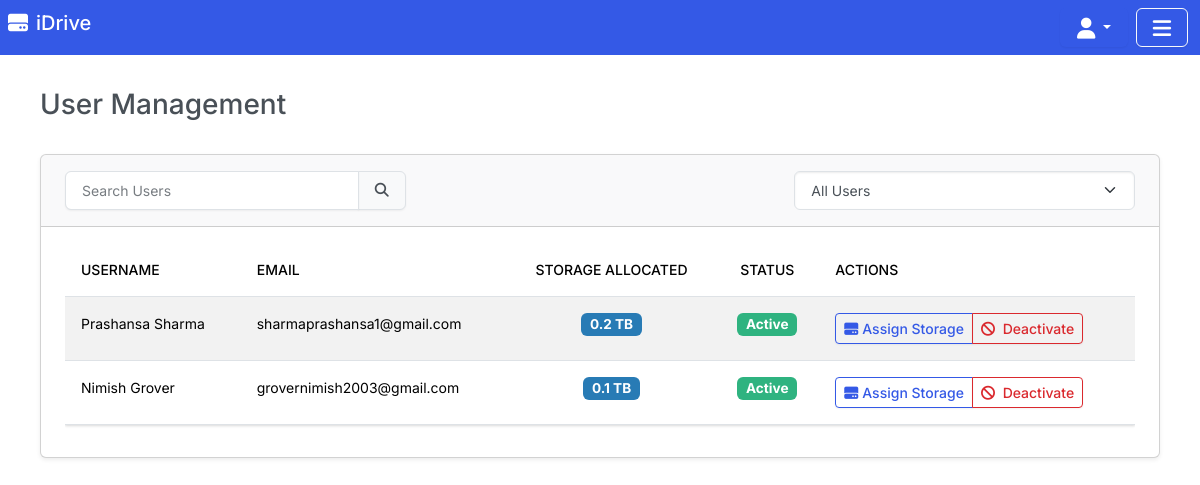
Before: /auth/manage_users (signed in) with the older database file.
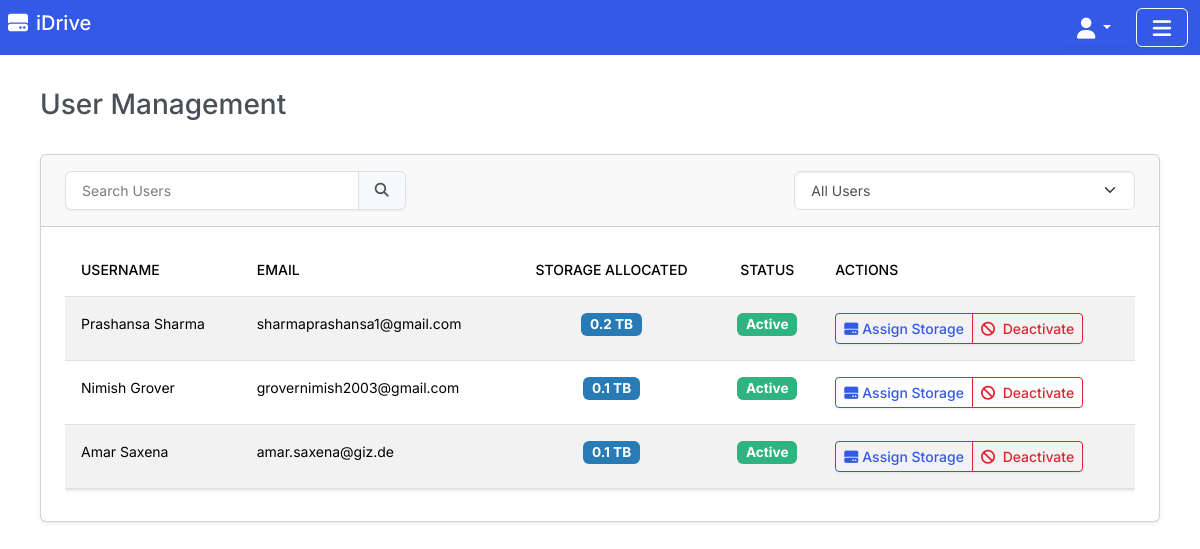
After: the same page with the newer database file.
### app/models/user_config.py (models this page shows, shortened)
class UserConfig(db.Model):
    __tablename__ = "user_config"
    id = db.Column(db.Integer, primary_key=True)
    folder_name = db.Column(db.String(100))
    max_size = db.Column(db.String(100))
    user_id = db.Column(db.Integer, db.ForeignKey("users.id"), nullable=False)
    user = db.relationship("User", backref=db.backref('users', lazy='dynamic'))

### app/models/users.py (models this page shows, shortened)
class User(UserMixin, db.Model):
    __tablename__ = "users"
    id = db.Column(db.Integer, primary_key=True)
    username = db.Column(db.String(100))
    email = db.Column(db.String(100))
    password = db.Column(db.String(300))
    isActive = db.Column(db.Boolean, nullable=False, default=False)
    isAdmin = db.Column(db.Boolean, nullable=False, default=False)
    @classmethod
    def get_all(cls):
        query = db.session.query(
            cls.id,
            cls.username,
            cls.isActive,
            cls.email,
            UserConfig.max_size
        ).join(UserConfig, cls.id == UserConfig.user_id
        ).order_by(cls.id)
        results = query.all()
        if results:
            json_data = [{
                'id': item.id,
                'username': item.username,
                'is_active': item.isActive,
                'email':item.email,
                'storage_volume': item.max_size
            } for item in results]
        return json_data

### app/routes/auth.py (the view, shortened to what this page needs)
@blp.route('/manage_users', methods=['POST','GET'])
@login_required
def manage_users():
    if current_user.isAdmin:
        users = User.get_all()
        message = get_message()
        return render_template('auth/manage_users.html',
                            flash_message = message,
                            users=users,
                            user_data=json.dumps(users))
    else:
        flash('You must be admin to view this page!')
        return redirect(url_for('auth.login'))

### app/routes/auth.py (called while the page is built)
def get_message():
    messages = get_flashed_messages()
    return messages

### app/templates/auth/manage_users.html (shortened to what this page needs)
{% extends "base.html" %}
{% block content %}
<div class="container-fluid px-4">
    <div class="d-flex justify-content-between align-items-center my-4">
        <h1 class="h3">User Management</h1>
    </div>
    <div class="card shadow-sm">
        <div class="card-header">
            <div class="row justify-content-between">
                <div class="col-md-4">
                    <div class="input-group">
                        <input type="text" id="searchInput" class="form-control" placeholder="Search Users"
                            aria-describedby="searchInput_2">
                        <span class="input-group-text" id="searchInput_2"><i
                                class="fa-solid fa-magnifying-glass"></i></span>
                    </div>
                </div>
                <div class="col-md-4">
                    <select id="statusFilter" class="form-select">
                        <option value="">All Users</option>
                    </select>
                </div>
            </div>
        </div>
        <div class="card-body">
            <div class="table-responsive">
                <table class="table table-striped table-hover" id="usersTable">
                    <thead>
                        <tr>
                            <th>Username</th>
                            <th>Email</th>
                            <th class="text-center">Storage Allocated</th>
                            <th class="text-center">Status</th>
                            <th>Actions</th>
                        </tr>
                    </thead>
                    <tbody>
                        {% for user in users %}
                        <tr>
                            <td>{{ user.username }}</td>
                            <td>{{ user.email }}</td>
                            <td class="text-center">
                                <span class="badge fs-7 text-center bg-info"> {%if user.storage_volume %}{{user.storage_volume}}{%else%}0.0{%endif%} TB</span>
                            </td>
                            <td class="text-center">
                                <span class="badge fs-7 text-center {{ 'bg-success' if user.is_active else 'bg-danger' }}">
                                    {{ 'Active' if user.is_active else 'Inactive' }}
                                </span>
                            </td>
                            <td>
                                <div class="btn-group" role="group">
                                    <button class="btn btn-sm btn-outline-primary storage-assign-btn no-loader"
                                            data-bs-toggle="modal"
                                            data-bs-target="#storageModal"
                                            data-user-id="{{ user.id }}"
                                            data-username="{{ user.username }}"
                                            data-current-storage="{{ user.storage_volume }}">
                                        <i class="fa-solid fa-hard-drive me-1"></i>Assign Storage
                                    </button>
                                    <button class="btn btn-sm {{ 'btn-outline-danger' if user.is_active else 'btn-outline-success' }} toggle-user-status"
                                            data-user-id="{{ user.id }}"
                                            data-current-status="{{ user.is_active }}">
                                        <i class="fa-solid fa-{{ 'ban' if user.is_active else 'check' }} me-1"></i>
                                        {{ 'Deactivate' if user.is_active else 'Activate' }}
                                    </button>
                                </div>
                            </td>
                        </tr>
                        {% endfor %}
                    </tbody>
                </table>
            </div>
        </div>
    </div>
</div>
{% endblock %}

### app/templates/base.html (shortened to what this page needs)
<!DOCTYPE html>
<html lang="en">
<head>
    <link rel="stylesheet" href="https://bootswatch.com/5/zephyr/bootstrap.css">
    <link rel="stylesheet" type="text/css"
        href="https://cdnjs.cloudflare.com/ajax/libs/font-awesome/6.6.0/css/all.min.css"
 />
</head>
<body class="vh-100">
    <nav class="navbar fixed-top bg-primary justify-content-between py-2">
        <div class="row w-100">
            <div class="col">
                <div class="ms-2">
                    <a class="navbar-brand text-white" href="{{url_for('drive.index')}}">
                        <span class="me-2"><i class="fa-solid fa-hard-drive"></i></span>iDrive</a>
                </div>
            </div>
            <div class="col-2 px-0 ">
                <div class="btn-toolbar justify-content-end gap-2" role="toolbar" aria-label="Toolbar with button groups">
                    <div class="btn-group mr-2" role="group" aria-label="First group">
                        <button class="btn text-white dropdown-toggle no-loader" type="button" data-bs-toggle="dropdown">
                        </button>
                    </div>
                    <div class="btn-group mr-2" role="group" aria-label="Second group">
                        <button class="btn text-white border border-light no-loader" type="button" data-bs-toggle="offcanvas"
                            data-bs-target="#offcanvasMenu" aria-controls="offcanvasMenu">
                        </button>
                    </div>
                </div>
            </div>
        </div>
    </nav>
    <div class="container-fluid p-3 mt-5 h-100">
        {%block content%}
        {%endblock%}
    </div>
    <link rel="stylesheet"
        href="https://cdnjs.cloudflare.com/ajax/libs/bootstrap-icons/1.10.0/font/bootstrap-icons.min.css">
</body>
</html>

### app/templates/base.html (style rules this page uses)
.fs-7 { font-size: 0.85rem !important; }

Changed rows visible on the page:
added UserConfig: username "Amar Saxena", email "amar.saxena@giz.de", storage_volume "0.1", is_active "Active", is_active "Deactivate"
